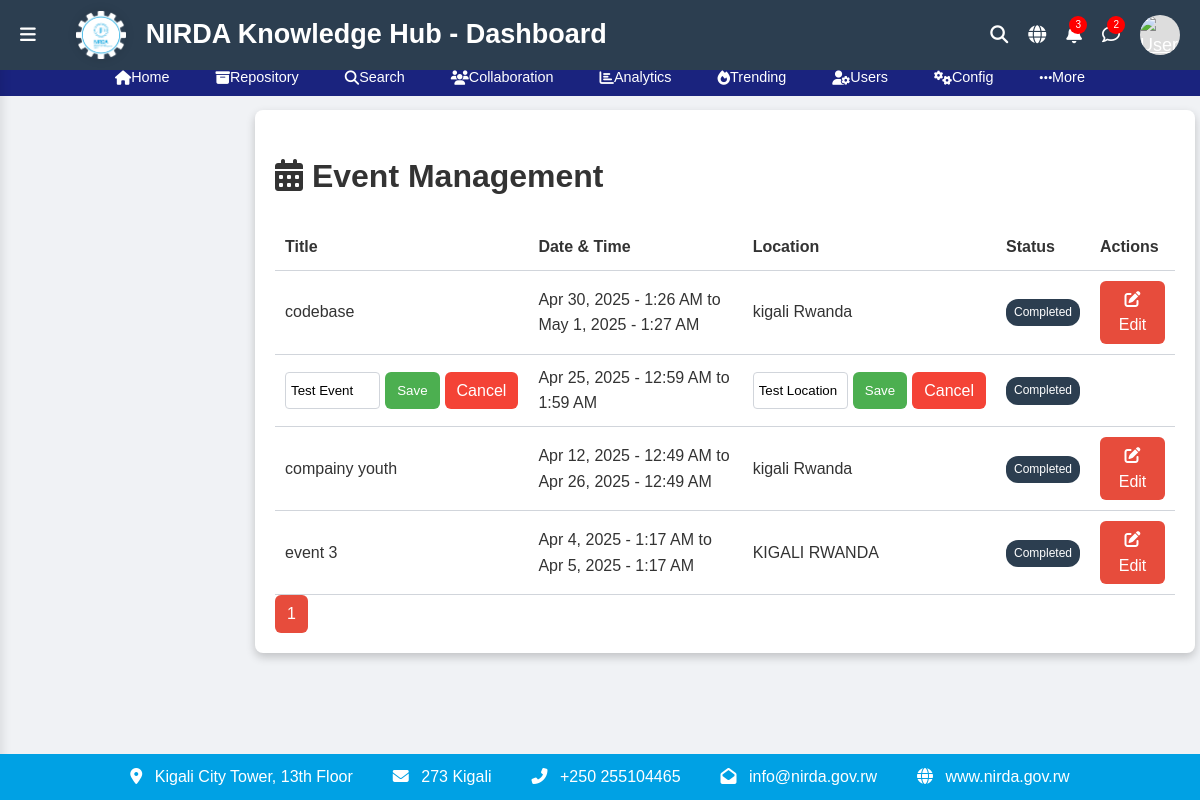
The page /SchedureEvent/edit.php?page=1&edit=4 on the database its author committed.
### tables this page shows
CREATE TABLE `schedule_events` (
  `event_id` int(11) NOT NULL,
  `eventTitle` varchar(100) NOT NULL,
  `startDateTime` datetime NOT NULL,
  `endingDateTime` datetime NOT NULL,
  `eventLocation` text DEFAULT NULL,
  `eventDescription` varchar(255) DEFAULT NULL,
  `attend` text DEFAULT NULL,
  `Recurrence` text DEFAULT NULL,
  `emailReminder` varchar(50) DEFAULT NULL,
  `appReminder` varchar(100) DEFAULT NULL,
  `reminderTime` int(11) DEFAULT NULL,
  `isActive` tinyint(1) DEFAULT 1
);

### SchedureEvent/edit.php (the view, shortened to what this page needs)
<?php
include('connect.php');
$perPage = 10;
$page = isset($_GET['page']) ? (int)$_GET['page'] : 1;
$offset = ($page - 1) * $perPage;
$totalQuery = "SELECT COUNT(*) as total FROM schedule_events";
$totalResult = mysqli_query($connection, $totalQuery);
$totalRow = mysqli_fetch_assoc($totalResult);
$totalEvents = $totalRow['total'];
$totalPages = ceil($totalEvents / $perPage);
$query = "SELECT * FROM schedule_events ORDER BY startDateTime DESC LIMIT $offset, $perPage";
$result = mysqli_query($connection, $query);
$events = mysqli_fetch_all($result, MYSQLI_ASSOC);
function formatDateRange($start, $end) {
    $startDate = new DateTime($start);
    $endDate = new DateTime($end);
    if ($startDate->format('Y-m-d') === $endDate->format('Y-m-d')) {
        return $startDate->format('M j, Y - g:i A') . ' to ' . $endDate->format('g:i A');
    }
    return $startDate->format('M j, Y - g:i A') . ' to ' . $endDate->format('M j, Y - g:i A');
}
function getEventStatus($start, $end, $isActive = 1) {
    $now = new DateTime();
    $startDate = new DateTime($start);
    $endDate = new DateTime($end);
    if ($now < $startDate) {
        return ['text' => 'Upcoming', 'class' => 'status-upcoming'];
    } elseif ($now >= $startDate && $now <= $endDate) {
        return ['text' => 'Active', 'class' => 'status-active'];
    } else {
        return ['text' => 'Completed', 'class' => 'status-completed'];
    }
}
?>
<!DOCTYPE html>
<html lang="en">
<head>
  <link rel="stylesheet" href="https://cdnjs.cloudflare.com/ajax/libs/font-awesome/6.1.1/css/all.min.css">
</head>
<body>
<?php include("../Internees_task/header.php"); ?>
<div class="container">
  <h1><i class="fas fa-calendar-alt"></i> Event Management</h1>
  <table id="eventsTable">
    <thead>
      <tr>
        <th>Title</th>
        <th>Date & Time</th>
        <th>Location</th>
        <th>Status</th>
        <th>Actions</th>
      </tr>
    </thead>
    <tbody>
      <?php foreach ($events as $event): ?>
        <?php
        $dateTimeRange = formatDateRange($event['startDateTime'], $event['endingDateTime']);
        $status = getEventStatus($event['startDateTime'], $event['endingDateTime'], $event['isActive'] ?? 1);
        ?>
        <tr>
          <td>
            <?php if (isset($_GET['edit']) && $_GET['edit'] == $event['event_id']): ?>
              <form class="edit-form" method="POST" action="">
                <input type="text" name="value" value="<?= htmlspecialchars($event['eventTitle']) ?>">
                <div class="action-buttons">
                  <button type="submit" name="save_changes" class="action-btn btn-save">Save</button>
                  <a href="?page=<?= $page ?>" class="action-btn btn-cancel">Cancel</a>
                </div>
              </form>
            <?php else: ?>
              <?= htmlspecialchars($event['eventTitle']) ?>
            <?php endif; ?>
          </td>
          <td>
            <?= $dateTimeRange ?>
          </td>
          <td>
            <?php if (isset($_GET['edit']) && $_GET['edit'] == $event['event_id']): ?>
              <form class="edit-form" method="POST" action="">
                <input type="text" name="value" value="<?= htmlspecialchars($event['eventLocation']) ?>">
                <div class="action-buttons">
                  <button type="submit" name="save_changes" class="action-btn btn-save">Save</button>
                  <a href="?page=<?= $page ?>" class="action-btn btn-cancel">Cancel</a>
                </div>
              </form>
            <?php else: ?>
              <?= htmlspecialchars($event['eventLocation']) ?>
            <?php endif; ?>
          </td>
          <td>
            <span class="status-badge <?= $status['class'] ?>">
              <?= $status['text'] ?>
            </span>
          </td>
<td>
    <?php if (isset($_GET['edit']) && $_GET['edit'] == $event['event_id']): ?>
    <?php else: ?>
        <div class="action-buttons">
            <a href="?page=<?= $page ?>&edit=<?= $event['event_id'] ?>" class="action-btn">
                <i class="fas fa-edit"></i> Edit
            </a>
        </div>
    <?php endif; ?>
</td>
        </tr>
      <?php endforeach; ?>
    </tbody>
  </table>
  <div class="pagination">
    <?php for ($i = 1; $i <= $totalPages; $i++): ?>
      <a href="?page=<?= $i ?>" class="action-btn <?= $i == $page ? 'active' : '' ?>">
        <?= $i ?>
      </a>
    <?php endfor; ?>
  </div>
</div>
</body>
</html>

### SchedureEvent/edit.php (style rules this page uses)
:root { --primary-color: #1a237e; --secondary-color: #2c3e50; --accent-color: #00A0DF; --background-color: #f0f2f5; --text-color: #333; --light-text: #ffffff; --border-color: #d1d5db; }
body { font-family: 'Roboto', sans-serif; background: var(--background-color); margin: 20px; }
.container { max-width: 900px; margin-top: 100px; margin-left: 255px; margin-bottom: 100px; background: white; padding: 20px; border-radius: 8px; box-shadow: 0 4px 10px rgba(0, 0, 0, 0.2); }
table { width: 100%; border-collapse: collapse; margin-top: 20px; }
th, td { padding: 10px; text-align: left; border-bottom: 1px solid var(--border-color); }
.status-badge { padding: 4px 8px; border-radius: 12px; font-size: 12px; font-weight: 500; color: white; display: inline-block; }
.status-completed { background-color: #2c3e50; }
.action-btn { background-color: var(--accent-color); color: white; border: none; padding: 6px 12px; border-radius: 6px; cursor: pointer; transition: 0.3s; text-decoration: none; display: inline-block; text-align: center; }
.edit-form { display: flex; gap: 5px; }
.edit-form input { padding: 5px; border: 1px solid var(--border-color); border-radius: 4px; width: 100%; }
.action-buttons { display: flex; gap: 5px; }
.btn-save { background-color: #4CAF50; }
.btn-cancel { background-color: #F44336; }

### Internees_task/header.php (style rules this page uses)
:root { --primary-color: #1a237e; --secondary-color: #2c3e50; --accent-color: #e74c3c; --background-color: #ecf0f1; --text-color: #34495e; }
body { font-family: 'Roboto', sans-serif; line-height: 1.6; margin: 0; padding: 0; background-color: #f0f2f5; color: #333; padding-top: 50px; }
body, html { margin: 0; padding: 0; font-family: Arial, sans-serif; min-height: 100vh; display: flex; flex-direction: column; }

### rows shown on the page
schedule_events: eventTitle "codebase", dateTimeRange "Apr 30, 2025 - 1:26 AM to May 1, 2025 - 1:27 AM", eventLocation "kigali Rwanda", text "Completed"
schedule_events: value "Test Event", dateTimeRange "Apr 25, 2025 - 12:59 AM to 1:59 AM", value "Test Location", text "Completed"
schedule_events: eventTitle "compainy youth", dateTimeRange "Apr 12, 2025 - 12:49 AM to Apr 26, 2025 - 12:49 AM", eventLocation "kigali Rwanda", text "Completed"
schedule_events: eventTitle "event 3", dateTimeRange "Apr 4, 2025 - 1:17 AM to Apr 5, 2025 - 1:17 AM", eventLocation "KIGALI RWANDA", text "Completed"
